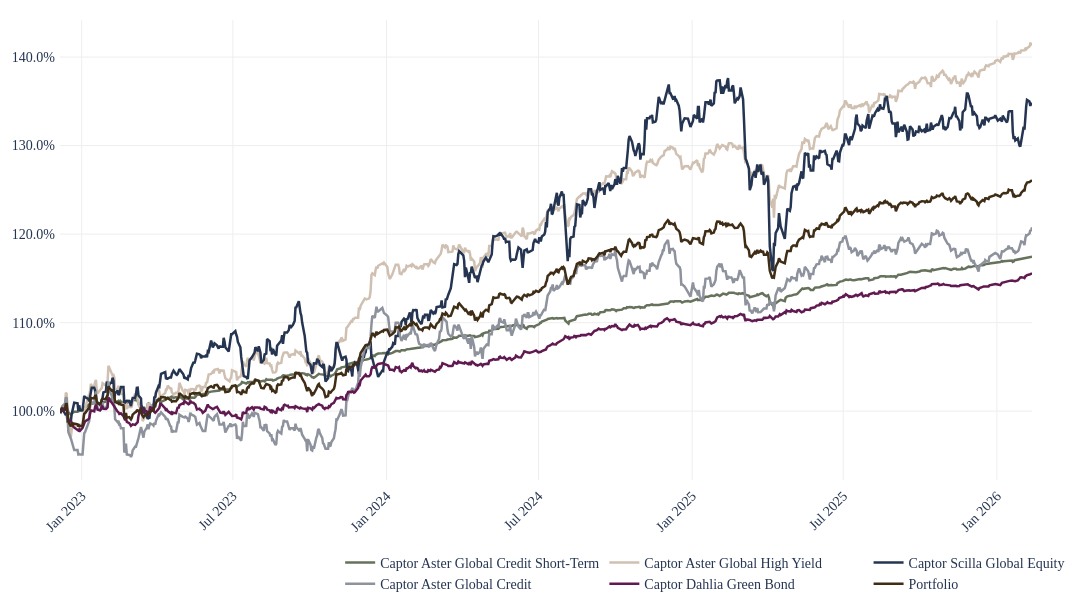

Here is the notebook cell this chart was saved with:
### Code cell
figure.show(config=figdict["config"])

### Figure 1 — Plotly figure (JSON) as saved in the notebook; plotly's stock layout.template omitted (floating-point values rounded to 4 significant figures; data arrays with more than 128 entries replaced by an {"elided": "..."} marker saying what was removed)
{"data": [{"hovertemplate": "%{y:.1%}<br>%{x|%Y-%m-%d}", "line": {"dash": "solid", "width": 2.5}, "mode": "lines", "name": "Captor Aster Global Credit Short-Term", "type": "scatter", "x": {"elided": "798 str values"}, "y": {"elided": "798 float values"}}, {"hovertemplate": "%{y:.1%}<br>%{x|%Y-%m-%d}", "line": {"dash": "solid", "width": 2.5}, "mode": "lines", "name": "Captor Aster Global High Yield", "type": "scatter", "x": {"elided": "798 str values"}, "y": {"elided": "798 float values"}}, {"hovertemplate": "%{y:.1%}<br>%{x|%Y-%m-%d}", "line": {"dash": "solid", "width": 2.5}, "mode": "lines", "name": "Captor Scilla Global Equity", "type": "scatter", "x": {"elided": "798 str values"}, "y": {"elided": "798 float values"}}, {"hovertemplate": "%{y:.1%}<br>%{x|%Y-%m-%d}", "line": {"dash": "solid", "width": 2.5}, "mode": "lines", "name": "Captor Aster Global Credit", "type": "scatter", "x": {"elided": "798 str values"}, "y": {"elided": "798 float values"}}, {"hovertemplate": "%{y:.1%}<br>%{x|%Y-%m-%d}", "line": {"dash": "solid", "width": 2.5}, "mode": "lines", "name": "Captor Dahlia Green Bond", "type": "scatter", "x": {"elided": "798 str values"}, "y": {"elided": "798 float values"}}, {"hovertemplate": "%{y:.1%}<br>%{x|%Y-%m-%d}", "line": {"dash": "solid", "width": 2.5}, "mode": "lines", "name": "Portfolio", "type": "scatter", "x": {"elided": "798 str values"}, "y": {"elided": "798 float values"}}], "layout": {"autosize": true, "colorway": ["#66725B", "#D0C0B1", "#253551", "#8D929D", "#611A51", "#402D16", "#5D6C85", "#404752"], "dragmode": false, "font": {"color": "#253551", "family": "Poppins", "size": 14}, "height": 600, "legend": {"bgcolor": "rgba(0,0,0,0)", "orientation": "h", "x": 0.98, "xanchor": "right", "xref": "container", "y": -0.3, "yanchor": "bottom", "yref": "container"}, "margin": {"b": 60, "l": 60, "pad": 4, "r": 60, "t": 20}, "paper_bgcolor": "rgba(255,255,255,1)", "plot_bgcolor": "rgba(255,255,255,1)", "showlegend": true, "title": {"font": {"size": 36}, "x": 0.5, "xanchor": "center", "xref": "container", "y": 0.93, "yanchor": "bottom", "yref": "container"}, "width": 1100, "xaxis": {"gridcolor": "#EEEEEE", "tickangle": -45, "zeroline": false}, "yaxis": {"gridcolor": "#EEEEEE", "tickformat": ".1%", "zeroline": false}}}
